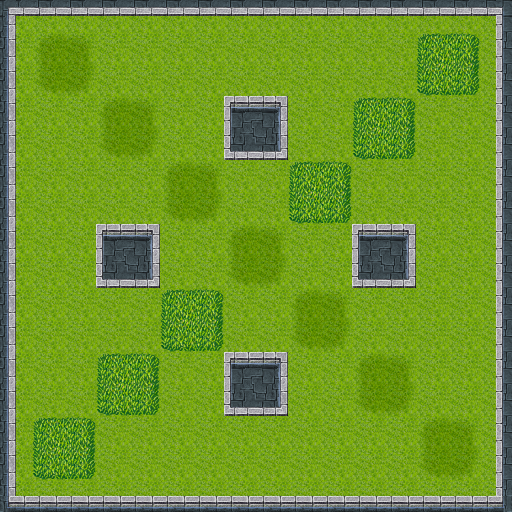

A 2D game scene composited from a Tiled map and its tileset images. What follows is a short description and the map's XML, with each tile layer's data collapsed to a summary:
An orthogonal 32x32 tile map with 16x16 px tiles, 1 tile layer (Tile Layer 1), 2 tilesets.

<map version="1.0" orientation="orthogonal" width="32" height="32" tilewidth="16" tileheight="16">
 <tileset firstgid="1" name="mack-tilea1" tilewidth="16" tileheight="16">
  <image source="../graphics/mack-tilea1.png" width="512" height="384" />
 </tileset>
 <tileset firstgid="769" name="mack-tilea2" tilewidth="16" tileheight="16">
  <image source="../graphics/mack-tilea2.png" width="512" height="384" />
 </tileset>
 <layer name="Tile Layer 1" width="32" height="32">
  <data>[1024 cells, 1024 non-empty, 84 distinct tile ids]</data>
 </layer>
</map>
